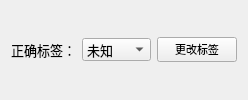
                       <widget class="QWidget" name="rightCharTag" native="true">
                        <layout class="QHBoxLayout" name="horizontalLayout_15">
                         <item>
                          <widget class="QLabel" name="testCharSampleLabelLabel">
                           <property name="font">
                            <font>
                             <family>Times New Roman</family>
                             <pointsize>10</pointsize>
                            </font>
                           </property>
                           <property name="text">
                            <string>正确标签：</string>
                           </property>
                          </widget>
                         </item>
                         <item>
                          <widget class="QComboBox" name="charTestRighTagCombo">
                           <property name="font">
                            <font>
                             <family>Times New Roman</family>
                             <pointsize>10</pointsize>
                            </font>
                           </property>
                           <item>
                            <property name="text">
                             <string>未知</string>
                            </property>
                           </item>
                           <item>
                            <property name="text">
                             <string>非字符</string>
                            </property>
                           </item>
                           <item>
                            <property name="text">
                             <string>穗</string>
                            </property>
                           </item>
                           <item>
                            <property name="text">
                             <string>A</string>
                            </property>
                           </item>
                           <item>
                            <property name="text">
                             <string>B</string>
                            </property>
                           </item>
                           <item>
                            <property name="text">
                             <string>C</string>
                            </property>
                           </item>
                           <item>
                            <property name="text">
                             <string>D</string>
                            </property>
                           </item>
                           <item>
                            <property name="text">
                             <string>E</string>
                            </property>
                           </item>
                           <item>
                            <property name="text">
                             <string>F</string>
                            </property>
                           </item>
                           <item>
                            <property name="text">
                             <string>G</string>
                            </property>
                           </item>
                           <item>
                            <property name="text">
                             <string>H</string>
                            </property>
                           </item>
                           <item>
                            <property name="text">
                             <string>I</string>
                            </property>
                           </item>
                           <item>
                            <property name="text">
                             <string>J</string>
                            </property>
                           </item>
                           <item>
                            <property name="text">
                             <string>K</string>
                            </property>
                           </item>
                           <item>
                            <property name="text">
                             <string>L</string>
                            </property>
                           </item>
                           <item>
                            <property name="text">
                             <string>M</string>
                            </property>
                           </item>
                           <item>
                            <property name="text">
                             <string>N</string>
                            </property>
                           </item>
                           <item>
                            <property name="text">
                             <string>O</string>
                            </property>
                           </item>
                           <item>
                            <property name="text">
                             <string>P</string>
                            </property>
                           </item>
                           <item>
                            <property name="text">
                             <string>Q</string>
                            </property>
                           </item>
                           <item>
                            <property name="text">
                             <string>R</string>
                            </property>
                           </item>
                           <item>
                            <property name="text">
                             <string>S</string>
                            </property>
                           </item>
                           <item>
                            <property name="text">
                             <string>T</string>
                            </property>
                           </item>
                           <item>
                            <property name="text">
                             <string>U</string>
                            </property>
                           </item>
                           <item>
                            <property name="text">
                             <string>V</string>
                            </property>
                           </item>
                           <item>
                            <property name="text">
                             <string>W</string>
                            </property>
                           </item>
                           <item>
                            <property name="text">
                             <string>X</string>
                            </property>
                           </item>
                           <item>
                            <property name="text">
                             <string>Y</string>
                            </property>
                           </item>
                           <item>
                            <property name="text">
                             <string>Z</string>
                            </property>
                           </item>
                           <item>
                            <property name="text">
                             <string>0</string>
                            </property>
                           </item>
                           <item>
                            <property name="text">
                             <string>1</string>
                            </property>
                           </item>
                           <item>
                            <property name="text">
                             <string>2</string>
                            </property>
                           </item>
                           <item>
                            <property name="text">
                             <string>3</string>
                            </property>
                           </item>
                           <item>
                            <property name="text">
                             <string>4</string>
                            </property>
                           </item>
                           <item>
                            <property name="text">
                             <string>5</string>
                            </property>
                           </item>
                           <item>
                            <property name="text">
                             <string>6</string>
                            </property>
                           </item>
                           <item>
                            <property name="text">
                             <string>7</string>
                            </property>
                           </item>
                           <item>
                            <property name="text">
                             <string>8</string>
                            </property>
                           </item>
                           <item>
                            <property name="text">
                             <string>9</string>
                            </property>
                           </item>
                           <item>
                            <property name="text">
                             <string>点</string>
                            </property>
                           </item>
                           <item>
                            <property name="text">
                             <string>京</string>
                            </property>
                           </item>
                           <item>
                            <property name="text">
                             <string>津</string>
                            </property>
                           </item>
                           <item>
                            <property name="text">
                             <string>沪</string>
                            </property>
                           </item>
                           <item>
                            <property name="text">
                             <string>渝</string>
                            </property>
                           </item>
                           <item>
                            <property name="text">
                             <string>蒙</string>
                            </property>
                           </item>
                           <item>
                            <property name="text">
                             <string>新</string>
                            </property>
                           </item>
                           <item>
                            <property name="text">
                             <string>藏</string>
                            </property>
                           </item>
                           <item>
                            <property name="text">
                             <string>宁</string>
                            </property>
                           </item>
                           <item>
                            <property name="text">
                             <string>桂</string>
                            </property>
                           </item>
                           <item>
                            <property name="text">
                             <string>港</string>
                            </property>
                           </item>
                           <item>
                            <property name="text">
                             <string>澳</string>
                            </property>
                           </item>
                           <item>
                            <property name="text">
                             <string>黑</string>
                            </property>
                           </item>
                           <item>
                            <property name="text">
                             <string>吉</string>
                            </property>
                           </item>
                           <item>
                            <property name="text">
                             <string>辽</string>
                            </property>
                           </item>
                           <item>
                            <property name="text">
                             <string>晋</string>
                            </property>
                           </item>
                           <item>
                            <property name="text">
                             <string>冀</string>
                            </property>
                           </item>
                           <item>
                            <property name="text">
                             <string>青</string>
                            </property>
                           </item>
                           <item>
                            <property name="text">
                             <string>鲁</string>
                            </property>
                           </item>
                           <item>
                            <property name="text">
                             <string>豫</string>
                            </property>
                           </item>
                           <item>
                            <property name="text">
                             <string>苏</string>
                            </property>
                           </item>
                           <item>
                            <property name="text">
                             <string>皖</string>
                            </property>
                           </item>
                           <item>
                            <property name="text">
                             <string>浙</string>
                            </property>
                           </item>
                           <item>
                            <property name="text">
                             <string>闽</string>
                            </property>
                           </item>
                           <item>
                            <property name="text">
                             <string>赣</string>
                            </property>
                           </item>
                           <item>
                            <property name="text">
                             <string>湘</string>
                            </property>
                           </item>
                           <item>
                            <property name="text">
                             <string>鄂</string>
                            </property>
                           </item>
                           <item>
                            <property name="text">
                             <string>粤</string>
                            </property>
                           </item>
                           <item>
                            <property name="text">
                             <string>琼</string>
                            </property>
                           </item>
                           <item>
                            <property name="text">
                             <string>甘</string>
                            </property>
                           </item>
                           <item>
                            <property name="text">
                             <string>陕</string>
                            </property>
                           </item>
                           <item>
                            <property name="text">
                             <string>贵</string>
                            </property>
                           </item>
                           <item>
                            <property name="text">
                             <string>云</string>
                            </property>
                           </item>
                           <item>
                            <property name="text">
                             <string>川</string>
                            </property>
                           </item>
                           <item>
                            <property name="text">
                             <string>警</string>
                            </property>
                           </item>
                          </widget>
                         </item>
                         <item>
                          <widget class="QPushButton" name="testCharChangeTagButton">
                           <property name="font">
                            <font>
                             <family>Times New Roman</family>
                             <pointsize>8</pointsize>
                            </font>
                           </property>
                           <property name="text">
                            <string>更改标签</string>
                           </property>
                          </widget>
                         </item>
                        </layout>
                       </widget>
